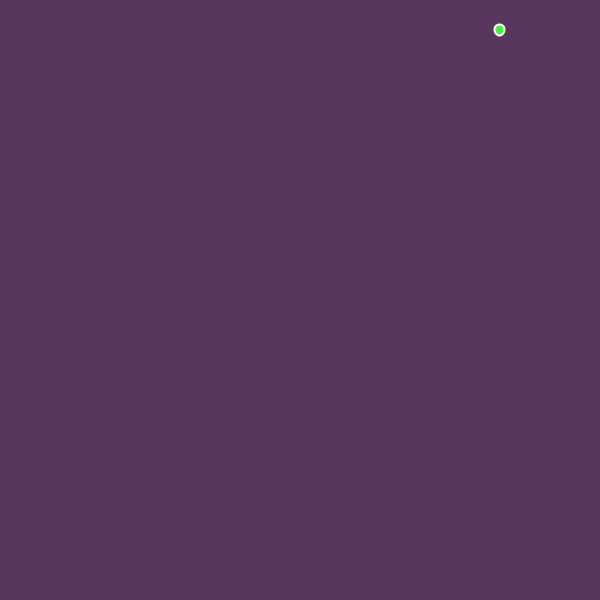
Frame 1 (no input)
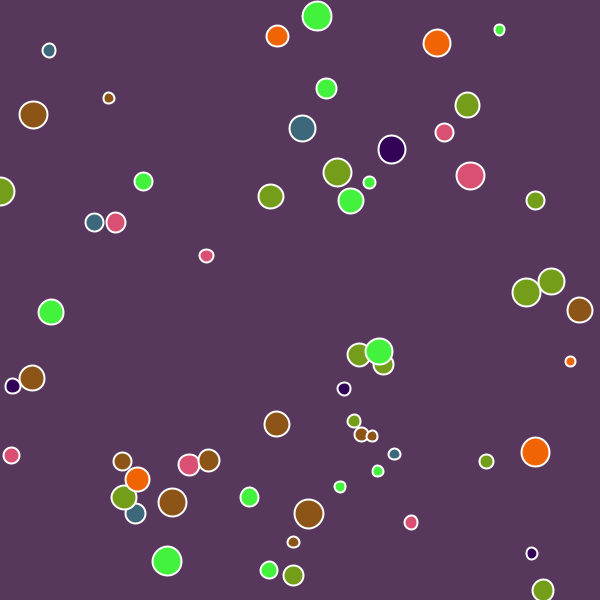
Frame 60 (the mouse pressed at the canvas centre just before this capture)
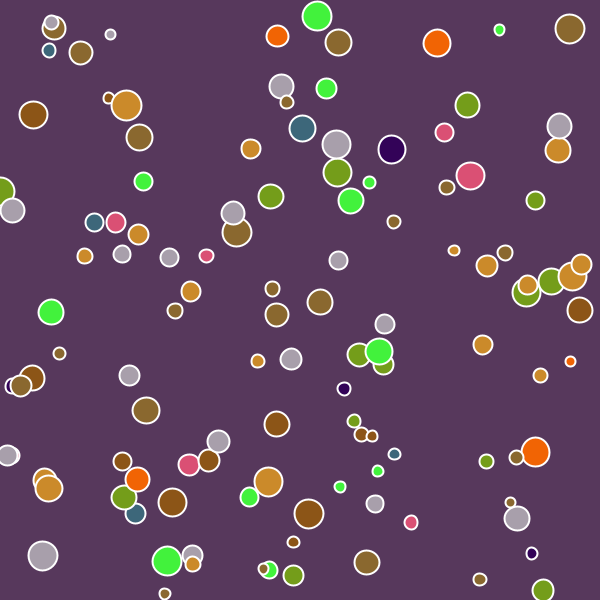
Frame 120 (the mouse held since frame 60 and released just before this capture)

The Processing sketch that drew these frames (run headless with seeded random() and noise(); from frame 60 on, the mouse is pressed at the canvas centre):

// Processing sketch: processing_181142
// ── processing_181142.pde

color[] farben = null;

void setup() {
  size(600, 600);
  smooth();
  frameRate (30);
  initalizeArray();
  writeValuesToArray();
  background(#57385c);
}

void draw() {
  stroke(255);
  strokeWeight(2);
  int randomIndex = (int) random(0, farben.length);
  color fuellFarbe = farben[randomIndex];
  fill(fuellFarbe);
  
  float x = random(0, width);
  float y = random(0, height);
  float d = random(10, 30);
  ellipse(x, y, d, d);
}

void initalizeArray() {
  int arrayGroesse = (int) random(3, 10);
  farben = new color[arrayGroesse];
}

void writeValuesToArray() {
  int i = 0;
  while (i < farben.length)
  {
    float r = random (0, 255);
    float g = random (0, 255);
    float b = random (0, 255);

    color currentColor = color(r, g, b);

    farben[i] = currentColor ;
    i = i + 1;
  }
}

void mousePressed() {
  background(#57385c);
  initalizeArray();
  writeValuesToArray();
}
